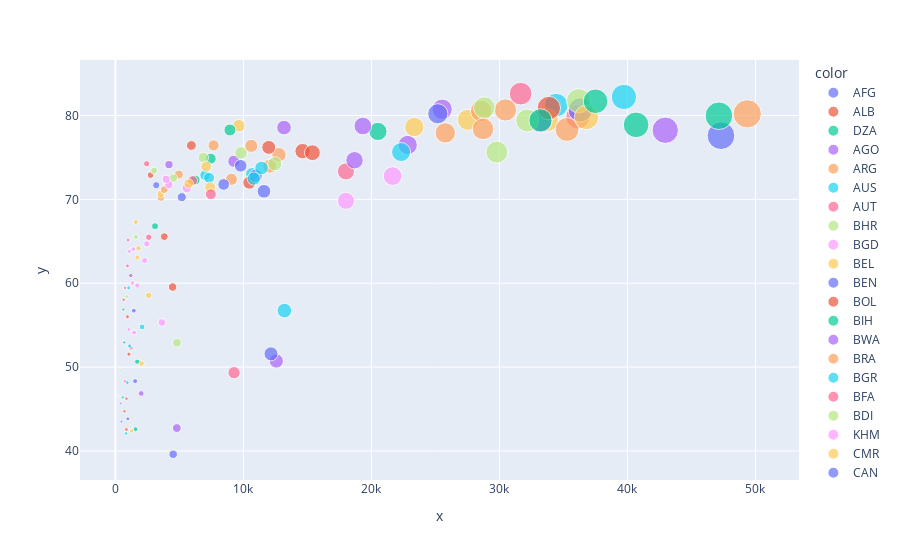

Write notebook code for a chart like this one.
### Markdown cell above
# EJERCICIO 2

- Utiliza el mismo subset del datos del 2007
- Crea de nuevo una gráfica de disperción incluyendo nuevos parámetros: `color`, `size` y `size_max`
Nota: `color` tiene que ser una variable categórica, y `size` una variable numérica

### Code cell
# px._______(data = ____, x=_____, y=_____, other_paremeters=____)
df_f = df[df["year"]==2007]
fig = px.scatter(x=df_f["gdpPercap"],y=df_f["lifeExp"], size=df_f["gdpPercap"], color=df_f["iso_alpha"])
fig.show()
